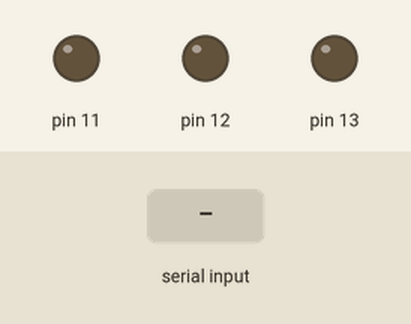
Recording of a sketch running on a simulated Arduino Uno, built with avr-gcc and run on an emulated ATmega328P. Parts: output pins drawn as LEDs (lit = HIGH). The test bench sets the inputs (shaded band).

Above: at 1.2 s.
1.3 s: "90,45\n" received over Serial
At 2.4 s:
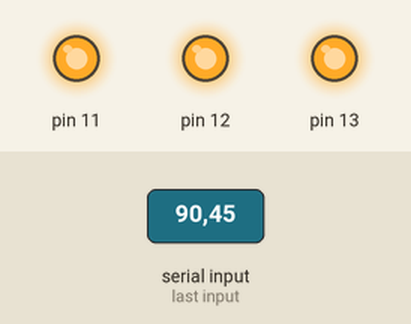
2.8 s: "30,150\n" received over Serial
At 3.4 s:
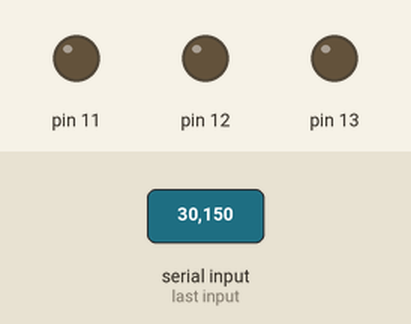
4.3 s: "1\n" received over Serial
At 5.5 s:
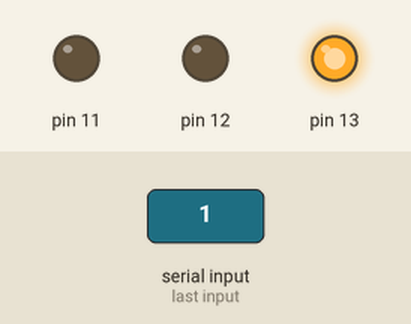
5.8 s: "3\n" received over Serial
At 6.9 s:
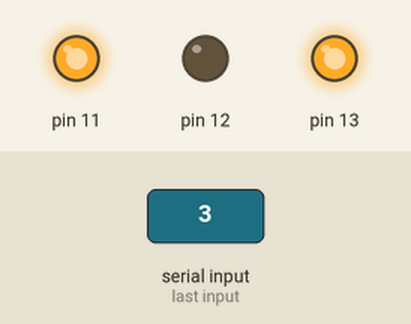
7.3 s: "0\n" received over Serial
At 8.0 s:
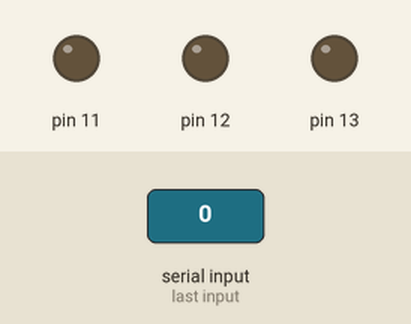
8.8 s: "2\n" received over Serial
At 9.1 s:
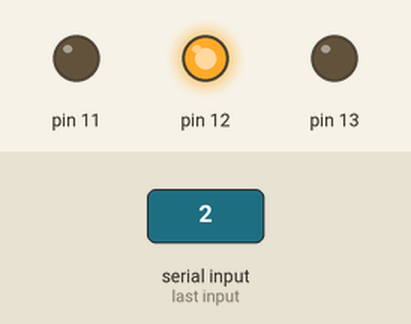
Timing chart, 0 to 11.3 s (numbered marks = the images above; inputs shaded):
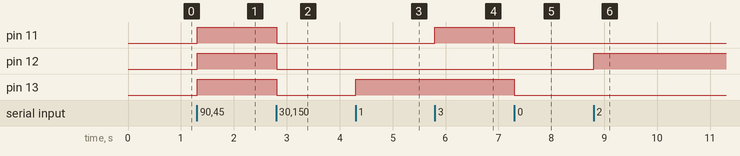

Measured:
- after the input at 1.3 s, pin 11–13: LOW → HIGH at once
- after the input at 2.8 s, pin 11–13: HIGH → LOW at once
- after the input at 4.3 s, pin 13: LOW → HIGH at once
- after the input at 5.8 s, pin 11: LOW → HIGH at once
- after the input at 7.3 s, pin 11, pin 13: HIGH → LOW at once
- after the input at 8.8 s, pin 12: LOW → HIGH at once

The sketch:

arduino.ino
```cpp
int val;

void setup()
{
  Serial.begin(9600);
  pinMode(13, OUTPUT);
  pinMode(12, OUTPUT);
  pinMode(11, OUTPUT);
  digitalWrite (13, LOW);
  digitalWrite (12, LOW);
  digitalWrite (11, LOW);
}

void loop() {

  if (Serial.available() > 0){

    val = char(Serial.read())-'0';
    if(val == 0){
      digitalWrite (13, LOW);
      digitalWrite (12, LOW);
      digitalWrite (11, LOW);
      }
    if(val == 1){
      digitalWrite(13, HIGH);
      }
    if(val == 2){
      digitalWrite(12, HIGH);
      }
    if(val == 3){
      digitalWrite(11, HIGH);
      }
    if(val == 4){
      digitalWrite(13, HIGH);
      digitalWrite(12, HIGH);
      }
    if(val == 5){
      digitalWrite(13, HIGH);
      digitalWrite(12, HIGH);
      digitalWrite(11, HIGH);
      }
  }

}
```
